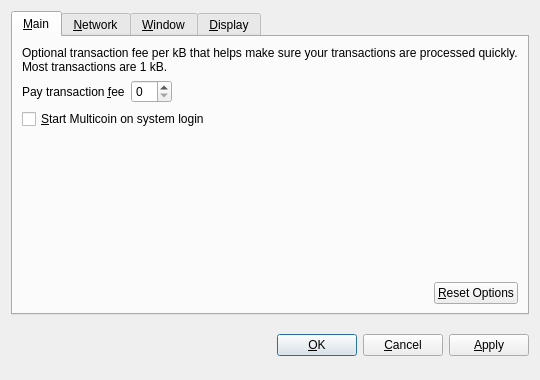
<?xml version="1.0" encoding="UTF-8"?>
<ui version="4.0">
 <class>OptionsDialog</class>
 <widget class="QDialog" name="OptionsDialog">
  <property name="geometry">
   <rect>
    <x>0</x>
    <y>0</y>
    <width>540</width>
    <height>380</height>
   </rect>
  </property>
  <property name="windowTitle">
   <string>Options</string>
  </property>
  <property name="modal">
   <bool>true</bool>
  </property>
  <layout class="QVBoxLayout" name="verticalLayout">
   <item>
    <widget class="QTabWidget" name="tabWidget">
     <property name="tabPosition">
      <enum>QTabWidget::North</enum>
     </property>
     <property name="currentIndex">
      <number>0</number>
     </property>
     <widget class="QWidget" name="tabMain">
      <attribute name="title">
       <string>&amp;Main</string>
      </attribute>
      <layout class="QVBoxLayout" name="verticalLayout_Main">
       <item>
        <widget class="QLabel" name="transactionFeeInfoLabel">
         <property name="text">
          <string>Optional transaction fee per kB that helps make sure your transactions are processed quickly. Most transactions are 1 kB.</string>
         </property>
         <property name="textFormat">
          <enum>Qt::PlainText</enum>
         </property>
         <property name="wordWrap">
          <bool>true</bool>
         </property>
        </widget>
       </item>
       <item>
        <layout class="QHBoxLayout" name="horizontalLayout_1_Main">
         <item>
          <widget class="QLabel" name="transactionFeeLabel">
           <property name="text">
            <string>Pay transaction &amp;fee</string>
           </property>
           <property name="textFormat">
            <enum>Qt::PlainText</enum>
           </property>
           <property name="buddy">
            <cstring>transactionFee</cstring>
           </property>
          </widget>
         </item>
         <item>
          <widget class="BitcoinAmountField" name="transactionFee"/>
         </item>
         <item>
          <spacer name="horizontalSpacer_1_Main">
           <property name="orientation">
            <enum>Qt::Horizontal</enum>
           </property>
           <property name="sizeHint" stdset="0">
            <size>
             <width>40</width>
             <height>20</height>
            </size>
           </property>
          </spacer>
         </item>
        </layout>
       </item>
       <item>
        <widget class="QCheckBox" name="bitcoinAtStartup">
         <property name="toolTip">
          <string>Automatically start Multicoin after logging in to the system.</string>
         </property>
         <property name="text">
          <string>&amp;Start Multicoin on system login</string>
         </property>
        </widget>
       </item>
       <item>
        <spacer name="verticalSpacer_Main">
         <property name="orientation">
          <enum>Qt::Vertical</enum>
         </property>
         <property name="sizeHint" stdset="0">
          <size>
           <width>20</width>
           <height>40</height>
          </size>
         </property>
        </spacer>
       </item>
       <item>
        <layout class="QHBoxLayout" name="horizontalLayout_2_Main">
         <item>
          <spacer name="horizontalSpacer_2_Main">
           <property name="orientation">
            <enum>Qt::Horizontal</enum>
           </property>
           <property name="sizeHint" stdset="0">
            <size>
             <width>40</width>
             <height>20</height>
            </size>
           </property>
          </spacer>
         </item>
         <item>
          <widget class="QPushButton" name="resetButton">
           <property name="toolTip">
            <string>Reset all client options to default.</string>
           </property>
           <property name="text">
            <string>&amp;Reset Options</string>
           </property>
           <property name="autoDefault">
            <bool>false</bool>
           </property>
          </widget>
         </item>
        </layout>
       </item>
      </layout>
     </widget>
     <widget class="QWidget" name="tabNetwork">
      <attribute name="title">
       <string>&amp;Network</string>
      </attribute>
      <layout class="QVBoxLayout" name="verticalLayout_Network">
       <item>
        <widget class="QCheckBox" name="mapPortUpnp">
         <property name="toolTip">
          <string>Automatically open the Multicoin client port on the router. This only works when your router supports UPnP and it is enabled.</string>
         </property>
         <property name="text">
          <string>Map port using &amp;UPnP</string>
         </property>
        </widget>
       </item>
       <item>
        <widget class="QCheckBox" name="connectSocks">
         <property name="toolTip">
          <string>Connect to the Multicoin network through a SOCKS proxy (e.g. when connecting through Tor).</string>
         </property>
         <property name="text">
          <string>&amp;Connect through SOCKS proxy:</string>
         </property>
        </widget>
       </item>
       <item>
        <layout class="QHBoxLayout" name="horizontalLayout_Network">
         <item>
          <widget class="QLabel" name="proxyIpLabel">
           <property name="text">
            <string>Proxy &amp;IP:</string>
           </property>
           <property name="textFormat">
            <enum>Qt::PlainText</enum>
           </property>
           <property name="buddy">
            <cstring>proxyIp</cstring>
           </property>
          </widget>
         </item>
         <item>
          <widget class="QValidatedLineEdit" name="proxyIp">
           <property name="maximumSize">
            <size>
             <width>140</width>
             <height>16777215</height>
            </size>
           </property>
           <property name="toolTip">
            <string>IP address of the proxy (e.g. 127.0.0.1)</string>
           </property>
          </widget>
         </item>
         <item>
          <widget class="QLabel" name="proxyPortLabel">
           <property name="text">
            <string>&amp;Port:</string>
           </property>
           <property name="textFormat">
            <enum>Qt::PlainText</enum>
           </property>
           <property name="buddy">
            <cstring>proxyPort</cstring>
           </property>
          </widget>
         </item>
         <item>
          <widget class="QLineEdit" name="proxyPort">
           <property name="maximumSize">
            <size>
             <width>55</width>
             <height>16777215</height>
            </size>
           </property>
           <property name="toolTip">
            <string>Port of the proxy (e.g. 9050)</string>
           </property>
          </widget>
         </item>
         <item>
          <widget class="QLabel" name="socksVersionLabel">
           <property name="text">
            <string>SOCKS &amp;Version:</string>
           </property>
           <property name="textFormat">
            <enum>Qt::PlainText</enum>
           </property>
           <property name="buddy">
            <cstring>socksVersion</cstring>
           </property>
          </widget>
         </item>
         <item>
          <widget class="QValueComboBox" name="socksVersion">
           <property name="toolTip">
            <string>SOCKS version of the proxy (e.g. 5)</string>
           </property>
          </widget>
         </item>
         <item>
          <spacer name="horizontalSpacer_Network">
           <property name="orientation">
            <enum>Qt::Horizontal</enum>
           </property>
           <property name="sizeHint" stdset="0">
            <size>
             <width>40</width>
             <height>20</height>
            </size>
           </property>
          </spacer>
         </item>
        </layout>
       </item>
       <item>
        <spacer name="verticalSpacer_Network">
         <property name="orientation">
          <enum>Qt::Vertical</enum>
         </property>
         <property name="sizeHint" stdset="0">
          <size>
           <width>20</width>
           <height>40</height>
          </size>
         </property>
        </spacer>
       </item>
      </layout>
     </widget>
     <widget class="QWidget" name="tabWindow">
      <attribute name="title">
       <string>&amp;Window</string>
      </attribute>
      <layout class="QVBoxLayout" name="verticalLayout_Window">
       <item>
        <widget class="QCheckBox" name="minimizeToTray">
         <property name="toolTip">
          <string>Show only a tray icon after minimizing the window.</string>
         </property>
         <property name="text">
          <string>&amp;Minimize to the tray instead of the taskbar</string>
         </property>
        </widget>
       </item>
       <item>
        <widget class="QCheckBox" name="minimizeOnClose">
         <property name="toolTip">
          <string>Minimize instead of exit the application when the window is closed. When this option is enabled, the application will be closed only after selecting Quit in the menu.</string>
         </property>
         <property name="text">
          <string>M&amp;inimize on close</string>
         </property>
        </widget>
       </item>
       <item>
        <spacer name="verticalSpacer_Window">
         <property name="orientation">
          <enum>Qt::Vertical</enum>
         </property>
         <property name="sizeHint" stdset="0">
          <size>
           <width>20</width>
           <height>40</height>
          </size>
         </property>
        </spacer>
       </item>
      </layout>
     </widget>
     <widget class="QWidget" name="tabDisplay">
      <attribute name="title">
       <string>&amp;Display</string>
      </attribute>
      <layout class="QVBoxLayout" name="verticalLayout_Display">
       <item>
        <layout class="QHBoxLayout" name="horizontalLayout_1_Display">
         <item>
          <widget class="QLabel" name="langLabel">
           <property name="text">
            <string>User Interface &amp;language:</string>
           </property>
           <property name="textFormat">
            <enum>Qt::PlainText</enum>
           </property>
           <property name="buddy">
            <cstring>lang</cstring>
           </property>
          </widget>
         </item>
         <item>
          <widget class="QValueComboBox" name="lang">
           <property name="toolTip">
            <string>The user interface language can be set here. This setting will take effect after restarting Multicoin.</string>
           </property>
          </widget>
         </item>
        </layout>
       </item>
       <item>
        <layout class="QHBoxLayout" name="horizontalLayout_2_Display">
         <item>
          <widget class="QLabel" name="unitLabel">
           <property name="text">
            <string>&amp;Unit to show amounts in:</string>
           </property>
           <property name="textFormat">
            <enum>Qt::PlainText</enum>
           </property>
           <property name="buddy">
            <cstring>unit</cstring>
           </property>
          </widget>
         </item>
         <item>
          <widget class="QValueComboBox" name="unit">
           <property name="toolTip">
            <string>Choose the default subdivision unit to show in the interface and when sending coins.</string>
           </property>
          </widget>
         </item>
        </layout>
       </item>
       <item>
        <widget class="QCheckBox" name="displayAddresses">
         <property name="toolTip">
          <string>Whether to show Multicoin addresses in the transaction list or not.</string>
         </property>
         <property name="text">
          <string>&amp;Display addresses in transaction list</string>
         </property>
        </widget>
       </item>
       <item>
        <widget class="QCheckBox" name="coinControlFeatures">
         <property name="toolTip">
          <string>Whether to show coin control features or not.</string>
         </property>
         <property name="text">
          <string>Display coin &amp;control features (experts only!)</string>
         </property>
        </widget>
       </item>
       <item>
        <spacer name="verticalSpacer_Display">
         <property name="orientation">
          <enum>Qt::Vertical</enum>
         </property>
         <property name="sizeHint" stdset="0">
          <size>
           <width>20</width>
           <height>40</height>
          </size>
         </property>
        </spacer>
       </item>
      </layout>
     </widget>
    </widget>
   </item>
   <item>
    <layout class="QHBoxLayout" name="horizontalLayout_Buttons">
     <item>
      <spacer name="horizontalSpacer_1">
       <property name="orientation">
        <enum>Qt::Horizontal</enum>
       </property>
       <property name="sizeHint" stdset="0">
        <size>
         <width>40</width>
         <height>48</height>
        </size>
       </property>
      </spacer>
     </item>
     <item>
      <widget class="QLabel" name="statusLabel">
       <property name="font">
        <font>
         <weight>75</weight>
         <bold>true</bold>
        </font>
       </property>
       <property name="text">
        <string/>
       </property>
       <property name="textFormat">
        <enum>Qt::PlainText</enum>
       </property>
       <property name="wordWrap">
        <bool>true</bool>
       </property>
      </widget>
     </item>
     <item>
      <spacer name="horizontalSpacer_2">
       <property name="orientation">
        <enum>Qt::Horizontal</enum>
       </property>
       <property name="sizeHint" stdset="0">
        <size>
         <width>40</width>
         <height>48</height>
        </size>
       </property>
      </spacer>
     </item>
     <item>
      <widget class="QPushButton" name="okButton">
       <property name="text">
        <string>&amp;OK</string>
       </property>
      </widget>
     </item>
     <item>
      <widget class="QPushButton" name="cancelButton">
       <property name="text">
        <string>&amp;Cancel</string>
       </property>
       <property name="autoDefault">
        <bool>false</bool>
       </property>
      </widget>
     </item>
     <item>
      <widget class="QPushButton" name="applyButton">
       <property name="text">
        <string>&amp;Apply</string>
       </property>
       <property name="autoDefault">
        <bool>false</bool>
       </property>
      </widget>
     </item>
    </layout>
   </item>
  </layout>
 </widget>
 <customwidgets>
  <customwidget>
   <class>BitcoinAmountField</class>
   <extends>QSpinBox</extends>
   <header>bitcoinamountfield.h</header>
  </customwidget>
  <customwidget>
   <class>QValueComboBox</class>
   <extends>QComboBox</extends>
   <header>qvaluecombobox.h</header>
  </customwidget>
  <customwidget>
   <class>QValidatedLineEdit</class>
   <extends>QLineEdit</extends>
   <header>qvalidatedlineedit.h</header>
  </customwidget>
 </customwidgets>
 <resources/>
 <connections/>
</ui>
